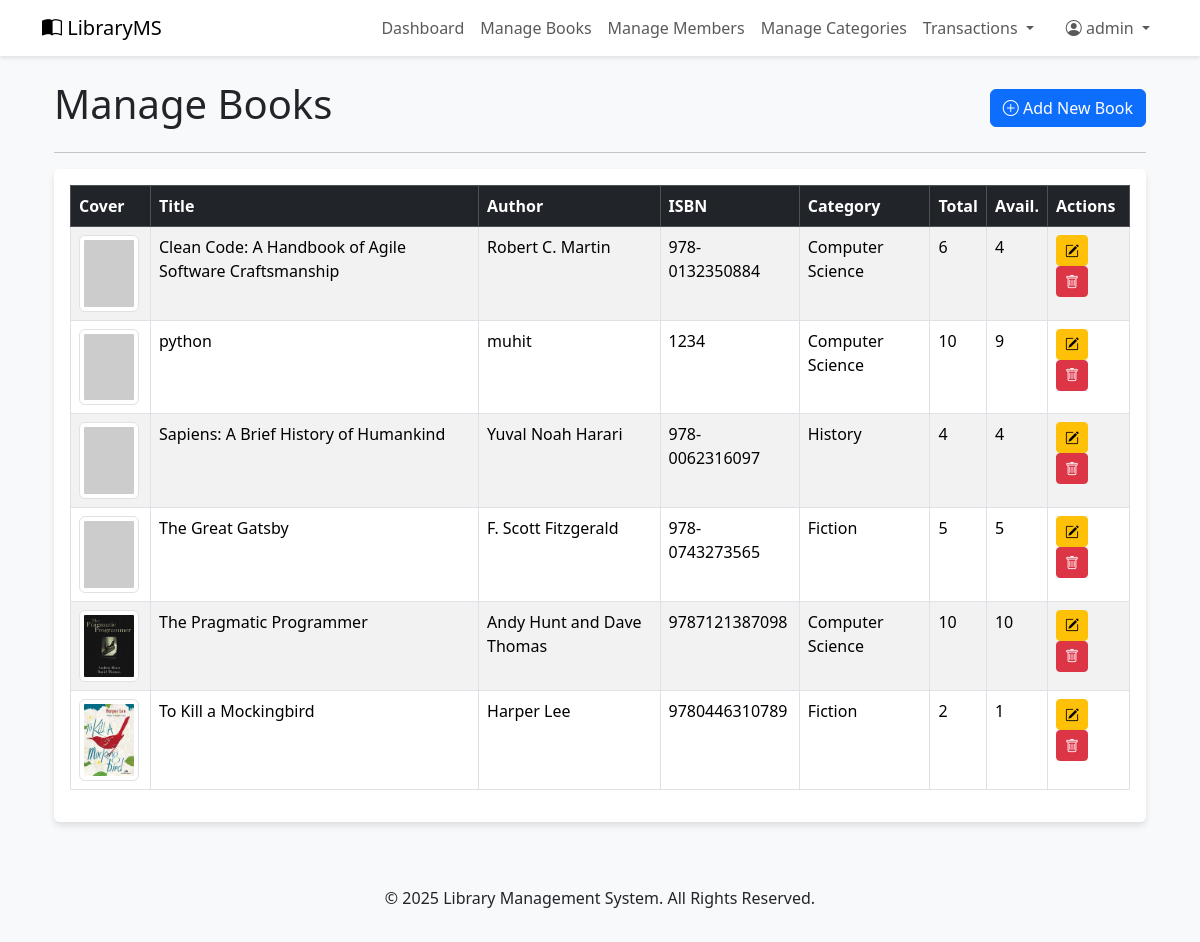
Page /admin/books.php (signed in) on the committed database.
### tables this page shows
CREATE TABLE `books` (
  `book_id` int(11) NOT NULL,
  `title` varchar(255) NOT NULL,
  `author` varchar(200) NOT NULL,
  `isbn` varchar(20) NOT NULL,
  `category_id` int(11) NOT NULL,
  `total_copies` int(5) NOT NULL DEFAULT 1,
  `available_copies` int(5) NOT NULL DEFAULT 1,
  `cover_image` varchar(255) DEFAULT NULL
);

CREATE TABLE `categories` (
  `category_id` int(11) NOT NULL,
  `category_name` varchar(100) NOT NULL
);

### admin/books.php (the view, shortened to what this page needs)
<?php
require_once '../includes/header.php';
require_once '../config/db_connection.php';
$sql = "SELECT b.*, c.category_name
        FROM books b
        JOIN categories c ON b.category_id = c.category_id
        ORDER BY b.title ASC";
$result = $conn->query($sql);
?>
<div class="container mt-4">
    <div class="row">
        <div class="col-12 d-flex justify-content-between align-items-center">
            <h1>Manage Books</h1>
            <a href="add_book.php" class="btn btn-primary"><i class="bi bi-plus-circle"></i> Add New Book</a>
        </div>
    </div>
    <hr>
    <div class="card">
        <div class="card-body">
            <div class="table-responsive">
                <table class="table table-striped table-bordered table-hover">
                    <thead class="table-dark">
                        <tr>
                            <th style="width: 80px;">Cover</th>
                            <th>Title</th>
                            <th>Author</th>
                            <th>ISBN</th>
                            <th>Category</th>
                            <th>Total</th>
                            <th>Avail.</th>
                            <th>Actions</th>
                        </tr>
                    </thead>
                    <tbody>
                        <?php if ($result->num_rows > 0): ?>
                            <?php while ($book = $result->fetch_assoc()): ?>
                                <tr>
                                    <td>
                                        <img src="<?php echo !empty($book['cover_image']) ? '../uploads/book_covers/' . htmlspecialchars($book['cover_image']) : 'https://placehold.co/60x80?text=No+Image'; ?>"
                                            alt="Cover for <?php echo htmlspecialchars($book['title']); ?>"
                                            width="60" class="img-thumbnail">
                                    </td>
                                    <td><?php echo htmlspecialchars($book['title']); ?></td>
                                    <td><?php echo htmlspecialchars($book['author']); ?></td>
                                    <td><?php echo htmlspecialchars($book['isbn']); ?></td>
                                    <td><?php echo htmlspecialchars($book['category_name']); ?></td>
                                    <td><?php echo $book['total_copies']; ?></td>
                                    <td><?php echo $book['available_copies']; ?></td>
                                    <td>
                                        <a href="edit_book.php?id=<?php echo $book['book_id']; ?>" class="btn btn-warning btn-sm" title="Edit">
                                            <i class="bi bi-pencil-square"></i>
                                        </a>
                                        <a href="delete_book.php?id=<?php echo $book['book_id']; ?>" class="btn btn-danger btn-sm" title="Delete" onclick="return confirm('Are you sure you want to delete this book?');">
                                            <i class="bi bi-trash"></i>
                                        </a>
                                    </td>
                                </tr>
                            <?php endwhile; ?>
                        <?php else: ?>
                            <tr>
                                <td colspan="8" class="text-center">No books found.</td>
                            </tr>
                        <?php endif; ?>
                    </tbody>
                </table>
            </div>
        </div>
    </div>
</div>
<?php
require_once '../includes/footer.php';
?>

### includes/header.php (style rules this page uses)
body { background-color: #f8f9fa; }
.card { border: 0; box-shadow: 0 4px 6px rgba(0,0,0,.1); }

### rows in the picture
books: title "Clean Code: A Handbook of Agile Software Craftsmanship", author "Robert C. Martin", isbn "978-0132350884", category.category_name "Computer Science", total_copies "6", available_copies "4"
books: title "python", author "muhit", isbn "1234", category.category_name "Computer Science", total_copies "10", available_copies "9"
books: title "Sapiens: A Brief History of Humankind", author "Yuval Noah Harari", isbn "978-0062316097", category.category_name "History", total_copies "4", available_copies "4"
books: title "The Great Gatsby", author "F. Scott Fitzgerald", isbn "978-0743273565", category.category_name "Fiction", total_copies "5", available_copies "5"
books: cover_image (picture), title "The Pragmatic Programmer", author "Andy Hunt and Dave Thomas", isbn "9787121387098", category.category_name "Computer Science", total_copies "10", available_copies "10"
books: cover_image (picture), title "To Kill a Mockingbird", author "Harper Lee", isbn "9780446310789", category.category_name "Fiction", total_copies "2", available_copies "1"

### other values in the picture
$_SESSION['admin_username'] "admin"
